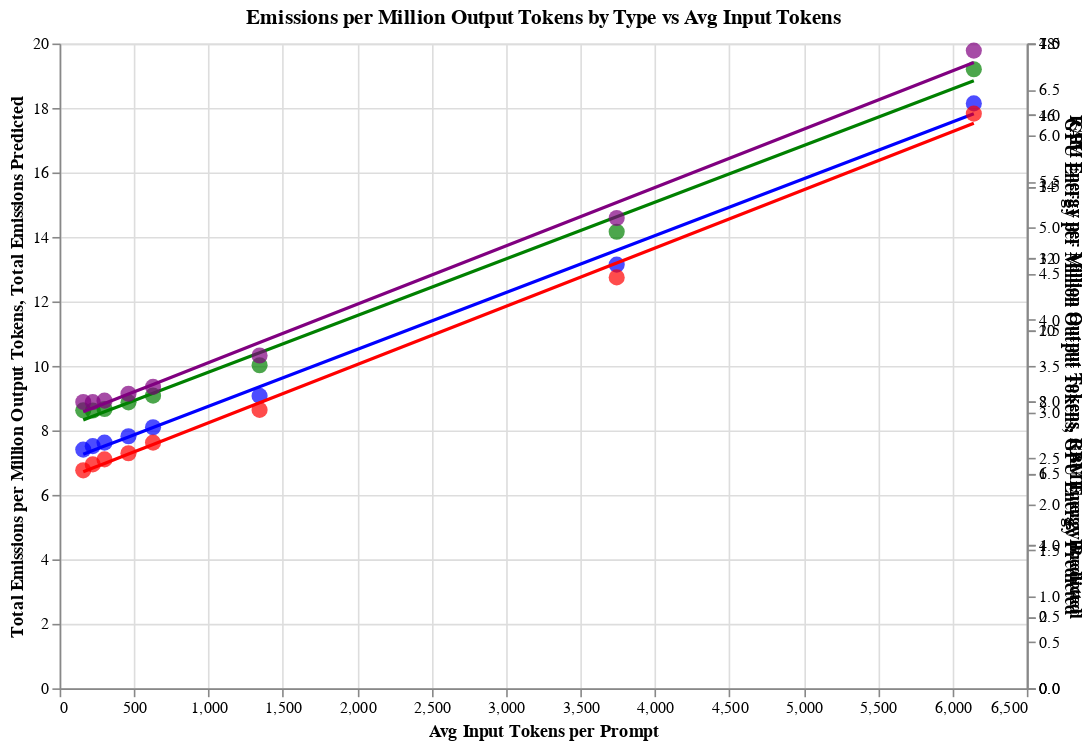

Write notebook code for a chart like this one.
### Code cell
# Create a combined chart with overlays for all emission types
combined_chart = alt.layer(*charts).resolve_scale(
    y='independent'
).properties(
    title='Emissions per Million Output Tokens by Type vs Avg Input Tokens',
    width=600,  # Adjusted width for combined chart
    height=400  # Adjusted height for combined chart
)

combined_chart.show()

### Figure 1 — Vega-Lite specification as saved in the notebook (floating-point values rounded to 4 significant figures)
{"config": {"view": {"continuousWidth": 300, "continuousHeight": 300}}, "layer": [{"layer": [{"mark": {"type": "circle", "color": "blue", "size": 100}, "encoding": {"tooltip": [{"field": "Parameters (billions)", "type": "quantitative"}, {"field": "Total Emissions per Million Output Tokens", "type": "quantitative"}, {"field": "Avg Input Tokens per Prompt", "type": "quantitative"}, {"field": "Number of Examples", "type": "quantitative"}], "x": {"field": "Avg Input Tokens per Prompt", "type": "quantitative"}, "y": {"field": "Total Emissions per Million Output Tokens", "type": "quantitative"}}, "title": "Actual Total Emissions per Million Output Tokens"}, {"mark": {"type": "line", "color": "blue"}, "encoding": {"tooltip": [{"field": "Parameters (billions)", "type": "quantitative"}, {"field": "Total Emissions per Million Output Tokens", "type": "quantitative"}, {"field": "Avg Input Tokens per Prompt", "type": "quantitative"}, {"field": "Number of Examples", "type": "quantitative"}], "x": {"field": "Avg Input Tokens per Prompt", "type": "quantitative"}, "y": {"field": "Total Emissions Predicted", "type": "quantitative"}}}]}, {"layer": [{"mark": {"type": "circle", "color": "green", "size": 100}, "encoding": {"tooltip": [{"field": "Parameters (billions)", "type": "quantitative"}, {"field": "CPU Energy per Million Output Tokens", "type": "quantitative"}, {"field": "Avg Input Tokens per Prompt", "type": "quantitative"}, {"field": "Number of Examples", "type": "quantitative"}], "x": {"field": "Avg Input Tokens per Prompt", "type": "quantitative"}, "y": {"field": "CPU Energy per Million Output Tokens", "type": "quantitative"}}, "title": "Actual CPU Energy per Million Output Tokens"}, {"mark": {"type": "line", "color": "green"}, "encoding": {"tooltip": [{"field": "Parameters (billions)", "type": "quantitative"}, {"field": "CPU Energy per Million Output Tokens", "type": "quantitative"}, {"field": "Avg Input Tokens per Prompt", "type": "quantitative"}, {"field": "Number of Examples", "type": "quantitative"}], "x": {"field": "Avg Input Tokens per Prompt", "type": "quantitative"}, "y": {"field": "CPU Energy Predicted", "type": "quantitative"}}}]}, {"layer": [{"mark": {"type": "circle", "color": "red", "size": 100}, "encoding": {"tooltip": [{"field": "Parameters (billions)", "type": "quantitative"}, {"field": "GPU Energy per Million Output Tokens", "type": "quantitative"}, {"field": "Avg Input Tokens per Prompt", "type": "quantitative"}, {"field": "Number of Examples", "type": "quantitative"}], "x": {"field": "Avg Input Tokens per Prompt", "type": "quantitative"}, "y": {"field": "GPU Energy per Million Output Tokens", "type": "quantitative"}}, "title": "Actual GPU Energy per Million Output Tokens"}, {"mark": {"type": "line", "color": "red"}, "encoding": {"tooltip": [{"field": "Parameters (billions)", "type": "quantitative"}, {"field": "GPU Energy per Million Output Tokens", "type": "quantitative"}, {"field": "Avg Input Tokens per Prompt", "type": "quantitative"}, {"field": "Number of Examples", "type": "quantitative"}], "x": {"field": "Avg Input Tokens per Prompt", "type": "quantitative"}, "y": {"field": "GPU Energy Predicted", "type": "quantitative"}}}]}, {"layer": [{"mark": {"type": "circle", "color": "purple", "size": 100}, "encoding": {"tooltip": [{"field": "Parameters (billions)", "type": "quantitative"}, {"field": "RAM Energy per Million Output Tokens", "type": "quantitative"}, {"field": "Avg Input Tokens per Prompt", "type": "quantitative"}, {"field": "Number of Examples", "type": "quantitative"}], "x": {"field": "Avg Input Tokens per Prompt", "type": "quantitative"}, "y": {"field": "RAM Energy per Million Output Tokens", "type": "quantitative"}}, "title": "Actual RAM Energy per Million Output Tokens"}, {"mark": {"type": "line", "color": "purple"}, "encoding": {"tooltip": [{"field": "Parameters (billions)", "type": "quantitative"}, {"field": "RAM Energy per Million Output Tokens", "type": "quantitative"}, {"field": "Avg Input Tokens per Prompt", "type": "quantitative"}, {"field": "Number of Examples", "type": "quantitative"}], "x": {"field": "Avg Input Tokens per Prompt", "type": "quantitative"}, "y": {"field": "RAM Energy Predicted", "type": "quantitative"}}}]}], "data": {"name": "data-a0c1f67c85578429d5db902198c646c1"}, "height": 400, "resolve": {"scale": {"y": "independent"}}, "title": "Emissions per Million Output Tokens by Type vs Avg Input Tokens", "width": 600, "$schema": "https://vega.github.io/schema/vega-lite/v5.17.0.json", "datasets": {"data-a0c1f67c85578429d5db902198c646c1": [{"Parameters (billions)": 70, "Number of Examples": 1, "Total Output Tokens": 2701.0, "Total Input Tokens": 23800.0, "Avg Input Tokens per Prompt": 158.7, "Total Emissions per Million Output Tokens": 7.404, "CPU Energy per Million Output Tokens": 1.94, "GPU Energy per Million Output Tokens": 6.086, "RAM Energy per Million Output Tokens": 3.109, "Total Emissions Predicted": 7.262, "CPU Energy Predicted": 1.874, "GPU Energy Predicted": 6.046, "RAM Energy Predicted": 3.002}, {"Parameters (billions)": 70, "Number of Examples": 5, "Total Output Tokens": 2706.0, "Total Input Tokens": 33400.0, "Avg Input Tokens per Prompt": 222.7, "Total Emissions per Million Output Tokens": 7.512, "CPU Energy per Million Output Tokens": 1.939, "GPU Energy per Million Output Tokens": 6.251, "RAM Energy per Million Output Tokens": 3.107, "Total Emissions Predicted": 7.375, "CPU Energy Predicted": 1.899, "GPU Energy Predicted": 6.15, "RAM Energy Predicted": 3.043}, {"Parameters (billions)": 70, "Number of Examples": 10, "Total Output Tokens": 2691.0, "Total Input Tokens": 45250.0, "Avg Input Tokens per Prompt": 301.7, "Total Emissions per Million Output Tokens": 7.622, "CPU Energy per Million Output Tokens": 1.949, "GPU Energy per Million Output Tokens": 6.391, "RAM Energy per Million Output Tokens": 3.123, "Total Emissions Predicted": 7.514, "CPU Energy Predicted": 1.93, "GPU Energy Predicted": 6.278, "RAM Energy Predicted": 3.093}, {"Parameters (billions)": 70, "Number of Examples": 20, "Total Output Tokens": 2707.0, "Total Input Tokens": 69400.0, "Avg Input Tokens per Prompt": 462.7, "Total Emissions per Million Output Tokens": 7.817, "CPU Energy per Million Output Tokens": 1.996, "GPU Energy per Million Output Tokens": 6.562, "RAM Energy per Million Output Tokens": 3.199, "Total Emissions Predicted": 7.799, "CPU Energy Predicted": 1.994, "GPU Energy Predicted": 6.54, "RAM Energy Predicted": 3.195}, {"Parameters (billions)": 70, "Number of Examples": 30, "Total Output Tokens": 2705.0, "Total Input Tokens": 94150.0, "Avg Input Tokens per Prompt": 627.7, "Total Emissions per Million Output Tokens": 8.096, "CPU Energy per Million Output Tokens": 2.043, "GPU Energy per Million Output Tokens": 6.86, "RAM Energy per Million Output Tokens": 3.273, "Total Emissions Predicted": 8.09, "CPU Energy Predicted": 2.059, "GPU Energy Predicted": 6.808, "RAM Energy Predicted": 3.299}, {"Parameters (billions)": 70, "Number of Examples": 70, "Total Output Tokens": 2736.0, "Total Input Tokens": 201500.0, "Avg Input Tokens per Prompt": 1344.0, "Total Emissions per Million Output Tokens": 9.071, "CPU Energy per Million Output Tokens": 2.255, "GPU Energy per Million Output Tokens": 7.773, "RAM Energy per Million Output Tokens": 3.614, "Total Emissions Predicted": 9.354, "CPU Energy Predicted": 2.342, "GPU Energy Predicted": 7.971, "RAM Energy Predicted": 3.753}, {"Parameters (billions)": 70, "Number of Examples": 210, "Total Output Tokens": 2777.0, "Total Input Tokens": 561500.0, "Avg Input Tokens per Prompt": 3744.0, "Total Emissions per Million Output Tokens": 13.14, "CPU Energy per Million Output Tokens": 3.186, "GPU Energy per Million Output Tokens": 11.47, "RAM Energy per Million Output Tokens": 5.106, "Total Emissions Predicted": 13.59, "CPU Energy Predicted": 3.291, "GPU Energy Predicted": 11.87, "RAM Energy Predicted": 5.274}, {"Parameters (billions)": 70, "Number of Examples": 350, "Total Output Tokens": 2821.0, "Total Input Tokens": 921500.0, "Avg Input Tokens per Prompt": 6144.0, "Total Emissions per Million Output Tokens": 18.14, "CPU Energy per Million Output Tokens": 4.321, "GPU Energy per Million Output Tokens": 16.04, "RAM Energy per Million Output Tokens": 6.923, "Total Emissions Predicted": 17.83, "CPU Energy Predicted": 4.24, "GPU Energy Predicted": 15.77, "RAM Energy Predicted": 6.795}]}}
